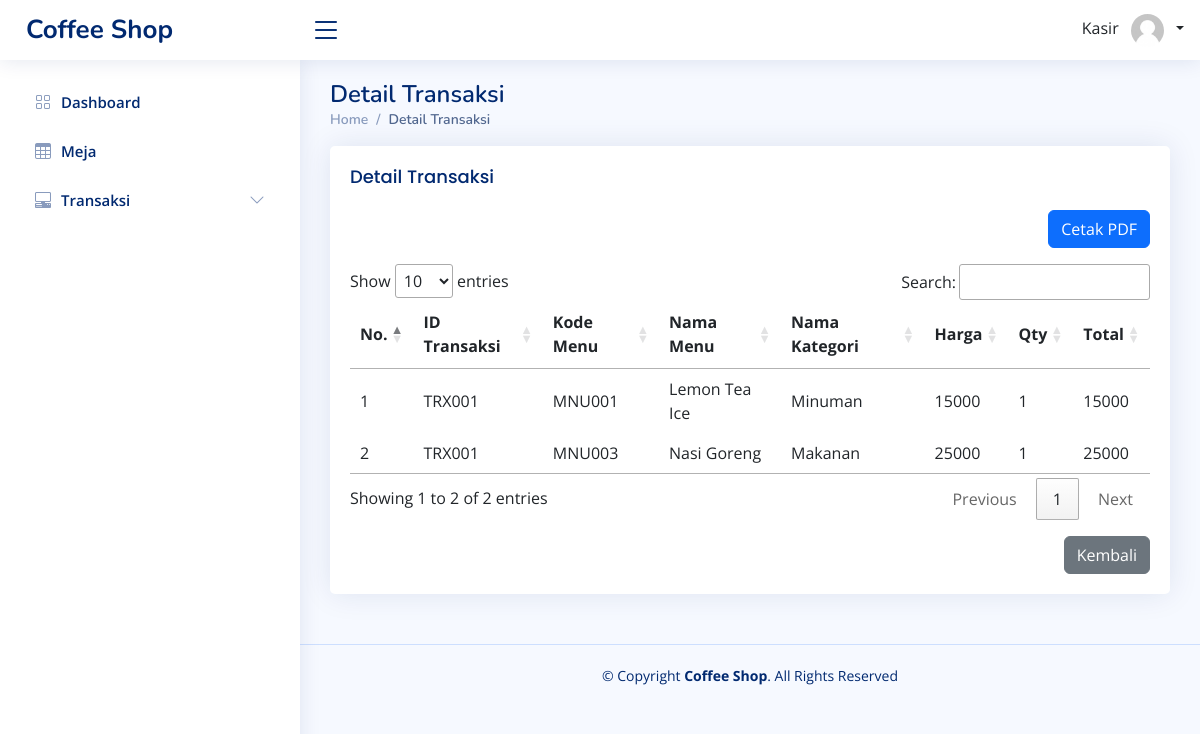
/index_kasir.php?page=laporan-transaksi/detail&id_transaksi=TRX001 (signed in), run on the app's committed database.
### tables this page shows
CREATE TABLE `td_transaksi` (
  `id` int(11) NOT NULL,
  `id_transaksi` varchar(255) NOT NULL,
  `id_menu` int(11) NOT NULL,
  `jumlah` int(11) NOT NULL,
  `harga` int(11) NOT NULL,
  `subtotal` int(11) NOT NULL
);

CREATE TABLE `t_menu` (
  `id_menu` int(11) NOT NULL,
  `kode_menu` varchar(255) NOT NULL,
  `gambar` varchar(255) NOT NULL,
  `nama_menu` varchar(255) NOT NULL,
  `id_kategori` int(11) NOT NULL,
  `deskripsi` text NOT NULL,
  `stock` int(11) NOT NULL,
  `harga` int(11) NOT NULL
);

CREATE TABLE `tkategori` (
  `id` int(11) NOT NULL,
  `kode_kategori` varchar(255) NOT NULL,
  `nama_kategori` varchar(255) NOT NULL
);

### function/view-query.php (called while the page is built, shortened)
<?php
function getTransaksi($idTransaksi = null)
{
    $conn = connection();
    if ($idTransaksi) {
        $query = "SELECT td_transaksi.*, tuser.nama_user, t_menu.kode_menu, t_menu.nama_menu, t_menu.harga, tkategori.nama_kategori, th_transaksi.total_bayar AS total_transaksi, th_transaksi.jumlah_bayar FROM td_transaksi JOIN th_transaksi ON td_transaksi.id_transaksi = th_transaksi.id_transaksi JOIN t_menu ON td_transaksi.id_menu = t_menu.id_menu JOIN tkategori ON t_menu.id_kategori = tkategori.id JOIN tuser ON th_transaksi.id_user = tuser.id_user WHERE td_transaksi.id_transaksi = '$idTransaksi' ORDER BY td_transaksi.id_menu ASC";
    }
    $result = mysqli_query($conn, $query);
    return $result;
}

### pages-kasir/laporan-transaksi/detail/index_kasir.php (the view, shortened to what this page needs)
<?php
include('function/view-query.php');
$id_transaksi = $_GET['id_transaksi'];
$data = getTransaksi($id_transaksi);
?>
<main id="main" class="main">
  <div class="pagetitle">
    <h1>Detail Transaksi</h1>
    <nav>
      <ol class="breadcrumb">
        <li class="breadcrumb-item"><a href="index.html">Home</a></li>
        <li class="breadcrumb-item active">Detail Transaksi</li>
      </ol>
    </nav>
  </div>
  <section class="section">
    <div class="row">
      <div class="col-lg-12">
        <div class="card">
          <div class="card-body">
            <h5 class="card-title">Detail Transaksi</h5>
            <div class="text-end mb-3">
              <a href="logic/detail-laporan/pdf.php?id_transaksi=<?= $id_transaksi ?>" target="_blank">
                <button type="button" class="btn btn-primary">
                  Cetak PDF
                </button>
              </a>
            </div>
            <table id="table-detail">
              <thead>
                <tr>
                  <th>No.</th>
                  <th>ID Transaksi</th>
                  <th>Kode Menu</th>
                  <th>Nama Menu</th>
                  <th>Nama Kategori</th>
                  <th>Harga</th>
                  <th>Qty</th>
                  <th>Total</th>
                </tr>
              </thead>
              <tbody>
                <?php
                foreach ($data as $key => $value) { ?>
                  <tr>
                    <td><?= $key + 1 ?></td>
                    <td><?= $value['id_transaksi'] ?></td>
                    <td><?= $value['kode_menu'] ?></td>
                    <td><?= $value['nama_menu'] ?></td>
                    <td><?= $value['nama_kategori'] ?></td>
                    <td><?= $value['harga'] ?></td>
                    <td><?= $value['jumlah'] ?></td>
                    <td><?= $value['subtotal'] ?></td>
                  </tr>
                <?php }
                ?>
              </tbody>
            </table>
            <div class="text-end mt-3">
              <a href="index_kasir.php?page=laporan-transaksi">
                <button type="button" class="btn btn-secondary">
                  Kembali
                </button>
              </a>
            </div>
          </div>
        </div>
      </div>
    </div>
  </section>
</main>

### assets/css/style.css (style rules this page uses)
:root { scroll-behavior: smooth; }
body { font-family: "Open Sans", sans-serif; background: #f6f9ff; color: #444444; }
a { color: #4154f1; text-decoration: none; }
h1, h2, h3, h4, h5, h6 { font-family: "Nunito", sans-serif; }
#main { margin-top: 60px; padding: 20px 30px; transition: all 0.3s; }
.pagetitle { margin-bottom: 10px; }
.pagetitle h1 { font-size: 24px; margin-bottom: 0; font-weight: 600; color: #012970; }
.card { margin-bottom: 30px; border: none; border-radius: 5px; box-shadow: 0px 0 30px rgba(1, 41, 112, 0.1); }
.card-title { padding: 20px 0 15px 0; font-size: 18px; font-weight: 500; color: #012970; font-family: "Poppins", sans-serif; }
.card-body { padding: 0 20px 20px 20px; }
.breadcrumb { font-size: 14px; font-family: "Nunito", sans-serif; color: #899bbd; font-weight: 600; }
.breadcrumb a { color: #899bbd; transition: 0.3s; }
.breadcrumb .breadcrumb-item::before { color: #899bbd; }
.breadcrumb .active { color: #51678f; font-weight: 600; }
@media (min-width: 1200px) { #main, #footer { margin-left: 300px; } }

### data on the page
td_transaksi: id_transaksi "TRX001", id_menu.kode_menu "MNU001", id_menu.nama_menu "Lemon Tea Ice", tkategori.nama_kategori "Minuman", id_menu.harga "15000", jumlah "1", subtotal "15000"
td_transaksi: id_transaksi "TRX001", id_menu.kode_menu "MNU003", id_menu.nama_menu "Nasi Goreng", tkategori.nama_kategori "Makanan", id_menu.harga "25000", jumlah "1", subtotal "25000"

### other printed values
$_SESSION['nama_user'] "Kasir"
